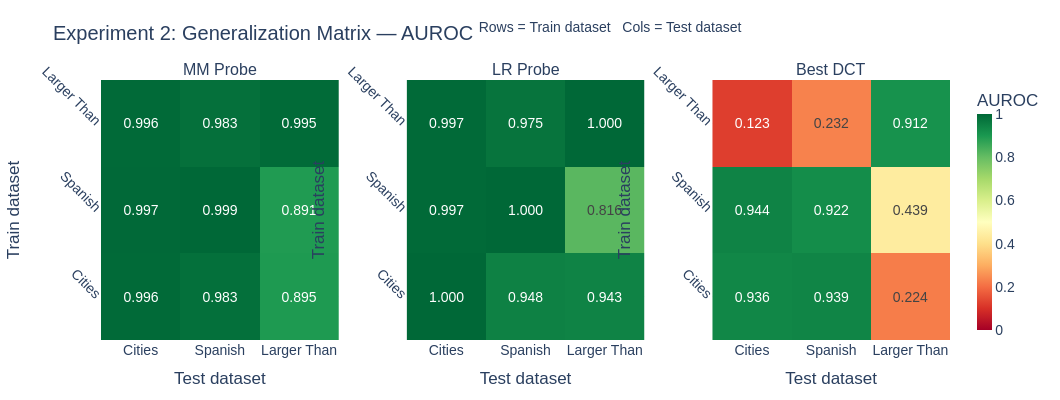
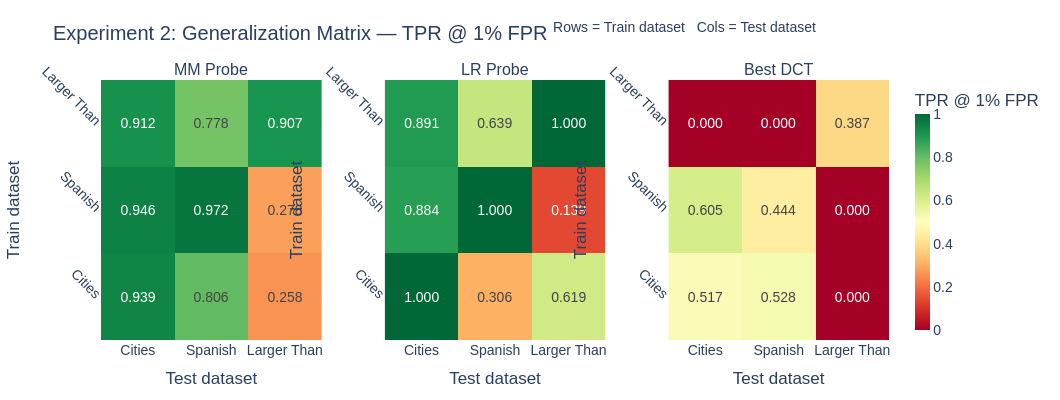

Notebook code for these charts, in order:
### Code cell
def gen_to_matrix(gen_data: dict, metric: str, dataset_names: list[str]) -> np.ndarray:
    mat = np.zeros((len(dataset_names), len(dataset_names)))
    for i, train_name in enumerate(dataset_names):
        for j, test_name in enumerate(dataset_names):
            mat[i, j] = gen_data[train_name][test_name][metric]
    return mat


labels_display = [DATASET_DISPLAY[n] for n in DATASET_NAMES]

for metric, metric_title in [("auroc", "AUROC"), ("tpr@1fpr", "TPR @ 1% FPR")]:
    mm_mat = gen_to_matrix(gen_mm, metric, DATASET_NAMES)
    lr_mat = gen_to_matrix(gen_lr, metric, DATASET_NAMES)
    dct_mat = gen_to_matrix(gen_dct, metric, DATASET_NAMES)

    fig = make_subplots(
        rows=1, cols=3,
        subplot_titles=["MM Probe", "LR Probe", f"Best DCT"],
        horizontal_spacing=0.08,
    )

    for col, mat in enumerate([mm_mat, lr_mat, dct_mat], start=1):
        fig.add_trace(go.Heatmap(
            z=mat,
            x=labels_display,
            y=labels_display,
            text=[[f"{v:.3f}" for v in row] for row in mat],
            texttemplate="%{text}",
            colorscale="RdYlGn",
            zmin=0, zmax=1,
            showscale=(col == 3),
            colorbar=dict(title=metric_title, thickness=15),
        ), row=1, col=col)

    fig.update_layout(
        **PLOT_BASE,
        title=(
            f"Experiment 2: Generalization Matrix — {metric_title}\n"
            "<sup>Rows = Train dataset &nbsp; Cols = Test dataset</sup>"
        ),
        height=400, width=1060,
    )
    fig.update_yaxes(title_text="Train dataset", tickangle=45)
    for col in range(1, 4):
        fig.update_xaxes(title_text="Test dataset", row=1, col=col)
    fig.show()
    metric_slug = metric.replace("@", "at").replace("%", "pct").replace(" ", "_")
    save_fig(fig, f"exp2_generalization_{metric_slug}")

### Figure 1 — Plotly figure (JSON) as saved in the notebook; plotly's stock layout.template omitted (floating-point values rounded to 4 significant figures)
{"data": [{"colorbar": {"thickness": 15, "title": {"text": "AUROC"}}, "colorscale": [[0, "rgb(165,0,38)"], [0.1, "rgb(215,48,39)"], [0.2, "rgb(244,109,67)"], [0.3, "rgb(253,174,97)"], [0.4, "rgb(254,224,139)"], [0.5, "rgb(255,255,191)"], [0.6, "rgb(217,239,139)"], [0.7, "rgb(166,217,106)"], [0.8, "rgb(102,189,99)"], [0.9, "rgb(26,152,80)"], [1, "rgb(0,104,55)"]], "showscale": false, "text": [["0.996", "0.983", "0.895"], ["0.997", "0.999", "0.891"], ["0.996", "0.983", "0.995"]], "texttemplate": "%{text}", "type": "heatmap", "x": ["Cities", "Spanish", "Larger Than"], "xaxis": "x", "y": ["Cities", "Spanish", "Larger Than"], "yaxis": "y", "z": [[0.9961, 0.9833, 0.8953], [0.9972, 0.9992, 0.8915], [0.9961, 0.9825, 0.9947]], "zmax": 1, "zmin": 0}, {"colorbar": {"thickness": 15, "title": {"text": "AUROC"}}, "colorscale": [[0, "rgb(165,0,38)"], [0.1, "rgb(215,48,39)"], [0.2, "rgb(244,109,67)"], [0.3, "rgb(253,174,97)"], [0.4, "rgb(254,224,139)"], [0.5, "rgb(255,255,191)"], [0.6, "rgb(217,239,139)"], [0.7, "rgb(166,217,106)"], [0.8, "rgb(102,189,99)"], [0.9, "rgb(26,152,80)"], [1, "rgb(0,104,55)"]], "showscale": false, "text": [["1.000", "0.948", "0.943"], ["0.997", "1.000", "0.816"], ["0.997", "0.975", "1.000"]], "texttemplate": "%{text}", "type": "heatmap", "x": ["Cities", "Spanish", "Larger Than"], "xaxis": "x2", "y": ["Cities", "Spanish", "Larger Than"], "yaxis": "y2", "z": [[0.9999, 0.9476, 0.9428], [0.9966, 1.0, 0.8163], [0.9967, 0.9746, 1.0]], "zmax": 1, "zmin": 0}, {"colorbar": {"thickness": 15, "title": {"text": "AUROC"}}, "colorscale": [[0, "rgb(165,0,38)"], [0.1, "rgb(215,48,39)"], [0.2, "rgb(244,109,67)"], [0.3, "rgb(253,174,97)"], [0.4, "rgb(254,224,139)"], [0.5, "rgb(255,255,191)"], [0.6, "rgb(217,239,139)"], [0.7, "rgb(166,217,106)"], [0.8, "rgb(102,189,99)"], [0.9, "rgb(26,152,80)"], [1, "rgb(0,104,55)"]], "showscale": true, "text": [["0.936", "0.939", "0.224"], ["0.944", "0.922", "0.439"], ["0.123", "0.232", "0.912"]], "texttemplate": "%{text}", "type": "heatmap", "x": ["Cities", "Spanish", "Larger Than"], "xaxis": "x3", "y": ["Cities", "Spanish", "Larger Than"], "yaxis": "y3", "z": [[0.9359, 0.9389, 0.2242], [0.9439, 0.9222, 0.4394], [0.1234, 0.2317, 0.9125]], "zmax": 1, "zmin": 0}], "layout": {"annotations": [{"font": {"size": 16}, "showarrow": false, "text": "MM Probe", "x": 0.14, "xanchor": "center", "xref": "paper", "y": 1, "yanchor": "bottom", "yref": "paper"}, {"font": {"size": 16}, "showarrow": false, "text": "LR Probe", "x": 0.5, "xanchor": "center", "xref": "paper", "y": 1, "yanchor": "bottom", "yref": "paper"}, {"font": {"size": 16}, "showarrow": false, "text": "Best DCT", "x": 0.86, "xanchor": "center", "xref": "paper", "y": 1, "yanchor": "bottom", "yref": "paper"}], "font": {"family": "Arial, sans-serif", "size": 14}, "height": 400, "legend": {"bgcolor": "rgba(255,255,255,0.8)", "bordercolor": "#E5E7EB", "borderwidth": 1}, "margin": {"b": 60, "l": 70, "r": 40, "t": 80}, "title": {"text": "Experiment 2: Generalization Matrix — AUROC\n<sup>Rows = Train dataset &nbsp; Cols = Test dataset</sup>"}, "width": 1060, "xaxis": {"anchor": "y", "domain": [0, 0.28], "title": {"text": "Test dataset"}}, "xaxis2": {"anchor": "y2", "domain": [0.36, 0.64], "title": {"text": "Test dataset"}}, "xaxis3": {"anchor": "y3", "domain": [0.72, 1], "title": {"text": "Test dataset"}}, "yaxis": {"anchor": "x", "domain": [0, 1], "tickangle": 45, "title": {"text": "Train dataset"}}, "yaxis2": {"anchor": "x2", "domain": [0, 1], "tickangle": 45, "title": {"text": "Train dataset"}}, "yaxis3": {"anchor": "x3", "domain": [0, 1], "tickangle": 45, "title": {"text": "Train dataset"}}}}

### Figure 2 — Plotly figure (JSON) as saved in the notebook; plotly's stock layout.template omitted (floating-point values rounded to 4 significant figures)
{"data": [{"colorbar": {"thickness": 15, "title": {"text": "TPR @ 1% FPR"}}, "colorscale": [[0, "rgb(165,0,38)"], [0.1, "rgb(215,48,39)"], [0.2, "rgb(244,109,67)"], [0.3, "rgb(253,174,97)"], [0.4, "rgb(254,224,139)"], [0.5, "rgb(255,255,191)"], [0.6, "rgb(217,239,139)"], [0.7, "rgb(166,217,106)"], [0.8, "rgb(102,189,99)"], [0.9, "rgb(26,152,80)"], [1, "rgb(0,104,55)"]], "showscale": false, "text": [["0.939", "0.806", "0.258"], ["0.946", "0.972", "0.278"], ["0.912", "0.778", "0.907"]], "texttemplate": "%{text}", "type": "heatmap", "x": ["Cities", "Spanish", "Larger Than"], "xaxis": "x", "y": ["Cities", "Spanish", "Larger Than"], "yaxis": "y", "z": [[0.9388, 0.8056, 0.2577], [0.9456, 0.9722, 0.2784], [0.9116, 0.7778, 0.9072]], "zmax": 1, "zmin": 0}, {"colorbar": {"thickness": 15, "title": {"text": "TPR @ 1% FPR"}}, "colorscale": [[0, "rgb(165,0,38)"], [0.1, "rgb(215,48,39)"], [0.2, "rgb(244,109,67)"], [0.3, "rgb(253,174,97)"], [0.4, "rgb(254,224,139)"], [0.5, "rgb(255,255,191)"], [0.6, "rgb(217,239,139)"], [0.7, "rgb(166,217,106)"], [0.8, "rgb(102,189,99)"], [0.9, "rgb(26,152,80)"], [1, "rgb(0,104,55)"]], "showscale": false, "text": [["1.000", "0.306", "0.619"], ["0.884", "1.000", "0.139"], ["0.891", "0.639", "1.000"]], "texttemplate": "%{text}", "type": "heatmap", "x": ["Cities", "Spanish", "Larger Than"], "xaxis": "x2", "y": ["Cities", "Spanish", "Larger Than"], "yaxis": "y2", "z": [[1.0, 0.3056, 0.6186], [0.8844, 1.0, 0.1392], [0.8912, 0.6389, 1.0]], "zmax": 1, "zmin": 0}, {"colorbar": {"thickness": 15, "title": {"text": "TPR @ 1% FPR"}}, "colorscale": [[0, "rgb(165,0,38)"], [0.1, "rgb(215,48,39)"], [0.2, "rgb(244,109,67)"], [0.3, "rgb(253,174,97)"], [0.4, "rgb(254,224,139)"], [0.5, "rgb(255,255,191)"], [0.6, "rgb(217,239,139)"], [0.7, "rgb(166,217,106)"], [0.8, "rgb(102,189,99)"], [0.9, "rgb(26,152,80)"], [1, "rgb(0,104,55)"]], "showscale": true, "text": [["0.517", "0.528", "0.000"], ["0.605", "0.444", "0.000"], ["0.000", "0.000", "0.387"]], "texttemplate": "%{text}", "type": "heatmap", "x": ["Cities", "Spanish", "Larger Than"], "xaxis": "x3", "y": ["Cities", "Spanish", "Larger Than"], "yaxis": "y3", "z": [[0.517, 0.5278, 0.0], [0.6054, 0.4444, 0.0], [0.0, 0.0, 0.3866]], "zmax": 1, "zmin": 0}], "layout": {"annotations": [{"font": {"size": 16}, "showarrow": false, "text": "MM Probe", "x": 0.14, "xanchor": "center", "xref": "paper", "y": 1, "yanchor": "bottom", "yref": "paper"}, {"font": {"size": 16}, "showarrow": false, "text": "LR Probe", "x": 0.5, "xanchor": "center", "xref": "paper", "y": 1, "yanchor": "bottom", "yref": "paper"}, {"font": {"size": 16}, "showarrow": false, "text": "Best DCT", "x": 0.86, "xanchor": "center", "xref": "paper", "y": 1, "yanchor": "bottom", "yref": "paper"}], "font": {"family": "Arial, sans-serif", "size": 14}, "height": 400, "legend": {"bgcolor": "rgba(255,255,255,0.8)", "bordercolor": "#E5E7EB", "borderwidth": 1}, "margin": {"b": 60, "l": 70, "r": 40, "t": 80}, "title": {"text": "Experiment 2: Generalization Matrix — TPR @ 1% FPR\n<sup>Rows = Train dataset &nbsp; Cols = Test dataset</sup>"}, "width": 1060, "xaxis": {"anchor": "y", "domain": [0, 0.28], "title": {"text": "Test dataset"}}, "xaxis2": {"anchor": "y2", "domain": [0.36, 0.64], "title": {"text": "Test dataset"}}, "xaxis3": {"anchor": "y3", "domain": [0.72, 1], "title": {"text": "Test dataset"}}, "yaxis": {"anchor": "x", "domain": [0, 1], "tickangle": 45, "title": {"text": "Train dataset"}}, "yaxis2": {"anchor": "x2", "domain": [0, 1], "tickangle": 45, "title": {"text": "Train dataset"}}, "yaxis3": {"anchor": "x3", "domain": [0, 1], "tickangle": 45, "title": {"text": "Train dataset"}}}}
